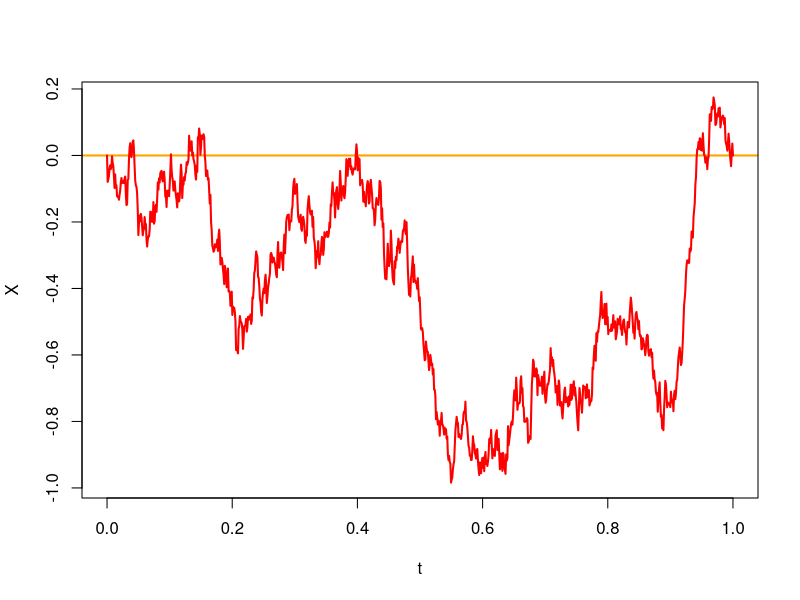

The R script that drew this image:
# __________________________________________________________________________________________________
# 
# autor: Pedro Guarderas
# email: ajusworkopensource@gmail.com
# file: session_25.R
# 
# This program is free software; you can redistribute it and/or modify it under the 
# terms of the GNU General Public License as published by the Free Software Foundation; 
# either version 2 of the License, or (at your option) any later version.
# __________________________________________________________________________________________________


# __________________________________________________________________________________________________
# Brownian bridge

N<-1000
L<-1
t<-seq( 0, L, length.out = N )
B<-sqrt( diff(t,1) ) * rnorm(N-1)
B<-cumsum( c( 0, B ) )

X<-B-B[N] * ( t - t[1] ) / ( t[N] - t[1] )

plot( t, X, col = 'red', type = 'l', lwd = 2, 
      panel.first = { abline( h = 0, col = 'orange', lwd = 2 ) } )

